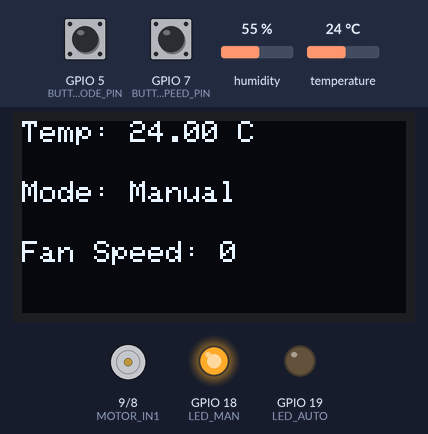
Recording of a sketch running on a simulated ESP32-S3. Shown: 128×64 one-colour display, motor-driver pin pairs drawn as motors (green arrow = first pin HIGH = forward, orange = second pin HIGH = backward, longer = more drive, scaled by the enable pin), output pins drawn as LEDs (lit = HIGH). The inputs (shaded band) are chosen by the test bench; at power-on: GPIO 5 (BUTTON_MODE_PIN) HIGH, GPIO 7 (BUTTON_SPEED_PIN) HIGH, temperature 24 °C, humidity 55 %. WiFi joins after 1.5 s; servers stay silent unless stated; what the sketch prints to the serial monitor is not drawn.

Above: at 3.0 s.
3.1 s: GPIO 5 (BUTTON_MODE_PIN) pulled LOW for 0.15 s
At 3.8 s:
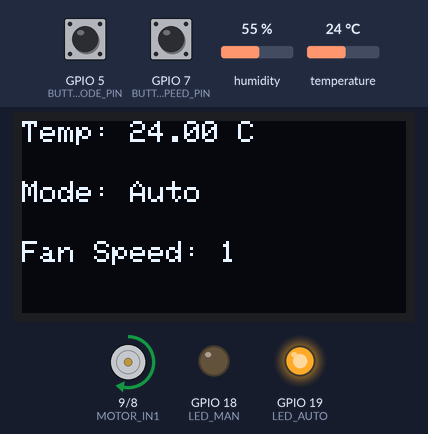
4.7 s: GPIO 5 (BUTTON_MODE_PIN) pulled LOW for 1 s
At 4.78 s:
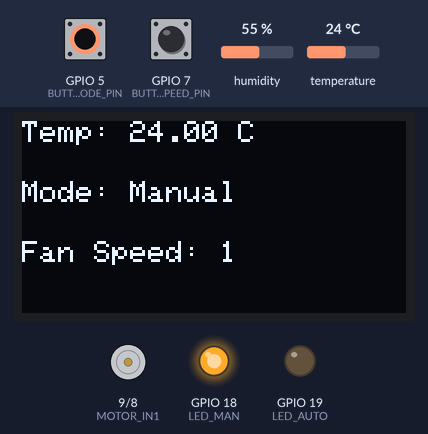
7.2 s: GPIO 7 (BUTTON_SPEED_PIN) pulled LOW for 0.15 s
At 7.8 s:
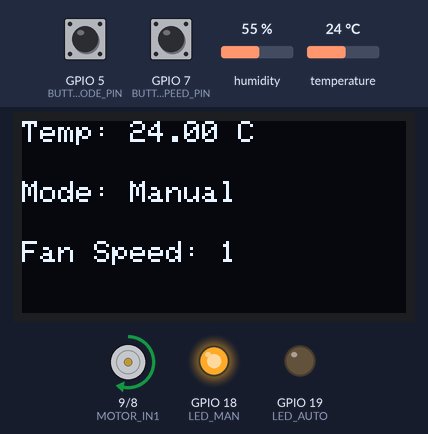
8.8 s: GPIO 7 (BUTTON_SPEED_PIN) pulled LOW for 1 s
At 9.4 s:
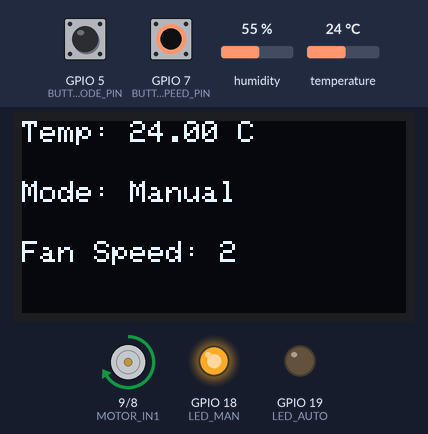
11.3 s: temperature set to 12 °C
At 12.4 s:
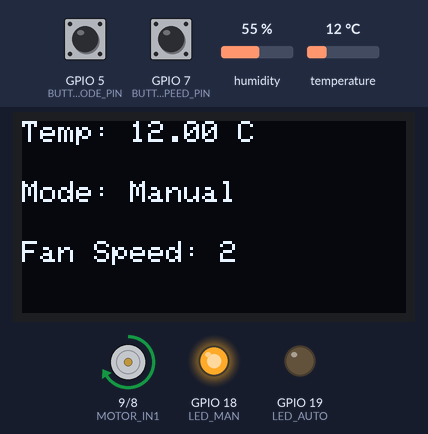
13.4 s: GPIO 5 (BUTTON_MODE_PIN) pulled LOW for 0.15 s
At 44.5 s:
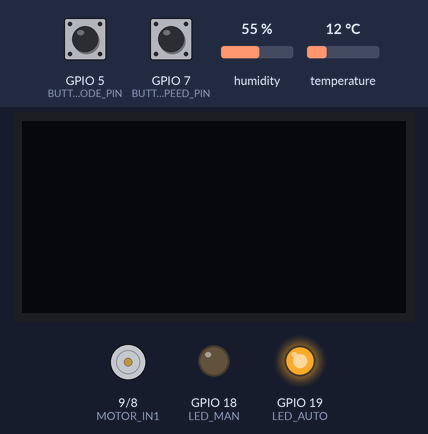
Timing chart, 0 to 45.0 s (numbered marks = the images above; inputs shaded):
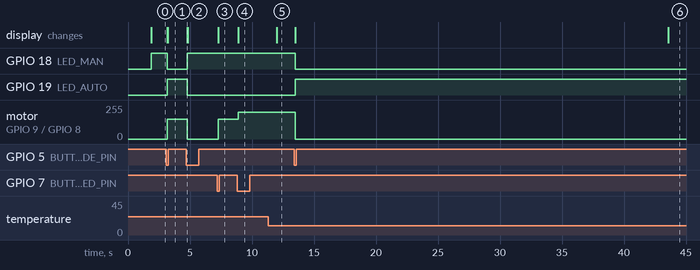

The sketch:

ckVDK.ino
```cpp
#define BLYNK_TEMPLATE_ID "TMPL6IBTIKSK5"
#define BLYNK_TEMPLATE_NAME "Fan"
#define BLYNK_AUTH_TOKEN "0i5yaT9UD8IBxW-qiumACq8JDc6dhb02"

#include <WiFi.h>
#include <BlynkSimpleEsp32.h>
#include <DHT.h>
#include <Wire.h>
#include <Adafruit_GFX.h>
#include <Adafruit_SSD1306.h>

// Wi-Fi credentials
char ssid[] = "Lâu đài tình ái";
char pass[] = "tupham2708";

// DHT Sensor
#define DHTPIN 1
#define DHTTYPE DHT22
DHT dht(DHTPIN, DHTTYPE);

// Motor control
#define MOTOR_IN1 9
#define MOTOR_IN2 8
#define ENA 6
#define CHANNEL 4
#define FREQUENCY 5000
#define RESOLUTION 8

// LEDs
#define LED_AUTO 19
#define LED_MAN 18

// OLED setup
#define SCREEN_WIDTH 128
#define SCREEN_HEIGHT 64
#define OLED_RESET -1
#define SCREEN_ADDRESS 0x3C

// Physical buttons
#define BUTTON_MODE_PIN 5   // Button for mode switching
#define BUTTON_SPEED_PIN 7  // Button for speed control in Manual mode

// Virtual Pins
#define VPIN_MODE V0
#define VPIN_LEVEL V1
#define VPIN_TEMP V2
#define VPIN_FANSPEED V8    // Virtual pin for Fan Speed
#define VPIN_LED_AUTO V4
#define VPIN_LED_MAN V5
#define VPIN_TIME_OFF V7    // Virtual pin for Time Off slider
#define VPIN_TIME_GAUGE V6  // Virtual pin for Time Off radial gauge
#define VPIN_TIME_S V9
// I2C Pins for OLED
#define OLED_SDA 2
#define OLED_SCL 3

Adafruit_SSD1306 display(SCREEN_WIDTH, SCREEN_HEIGHT, &Wire, OLED_RESET);

bool isAutoMode = false;
float temperature = 0;
int fanSpeed = 0;           // Variable for Fan Speed
int manualSpeedLevel = 0;   // 0: Off, 1: Low, 2: Medium, 3: High

// Time Off variables
unsigned long timeOffDuration = 0;   // Time off duration in milliseconds
unsigned long timeOffStart = 0;      // Time when the timer started
bool isTimeOffActive = false;


// Sleep variables
unsigned long motorStopTime = 0;
bool isSleeping = false;
const unsigned long sleepTimeout = 30000; // 30 seconds

// Debounce variables for mode button
unsigned long lastDebounceTime = 0;
unsigned long debounceDelay = 10;  // Reduced to 10 ms for sensitivity
bool lastButtonState = HIGH;
bool currentButtonState = HIGH;

// Debounce variables for speed button
unsigned long lastSpeedDebounceTime = 0;
unsigned long speedDebounceDelay = 10;  // Reduced to 10 ms for sensitivity
bool lastSpeedButtonState = HIGH;
bool currentSpeedButtonState = HIGH;

void motor(int speed) {
  digitalWrite(MOTOR_IN1, HIGH);
  digitalWrite(MOTOR_IN2, LOW);
  ledcWrite(CHANNEL, speed);
}

void wakeUpSystem() {
  if (isSleeping) {
    isSleeping = false;
    display.ssd1306_command(SSD1306_DISPLAYON);  // Turn on OLED
    //digitalWrite(LED_AUTO, isAutoMode ? HIGH : LOW);
    //digitalWrite(LED_MAN, isAutoMode ? LOW : HIGH);
  }
  motorStopTime = millis();
}

void sleepSystem() {
  isSleeping = true;
  display.ssd1306_command(SSD1306_DISPLAYOFF);  // Turn off OLED
//  digitalWrite(LED_AUTO, LOW);  // Turn off Auto LED
//  digitalWrite(LED_MAN, LOW);   // Turn off Manual LED
}

void setup() {
  Serial.begin(115200);

  // Setup pins
  pinMode(MOTOR_IN1, OUTPUT);
  pinMode(MOTOR_IN2, OUTPUT);
  pinMode(LED_AUTO, OUTPUT);
  pinMode(LED_MAN, OUTPUT);
  pinMode(BUTTON_MODE_PIN, INPUT_PULLUP);
  pinMode(BUTTON_SPEED_PIN, INPUT_PULLUP);

  // Initialize DHT sensor
  dht.begin();

  // Initialize motor PWM
  ledcSetup(CHANNEL, FREQUENCY, RESOLUTION);
  ledcAttachPin(ENA, CHANNEL);

  // Initialize OLED display
  Wire.begin(OLED_SDA, OLED_SCL);
  if (!display.begin(SSD1306_SWITCHCAPVCC, SCREEN_ADDRESS)) {
    Serial.println(F("OLED allocation failed"));
    for (;;);
  }

  // Clear display and initialize message
  display.clearDisplay();
  display.setTextSize(1);
  display.setTextColor(SSD1306_WHITE);
  display.setCursor(0, 0);
  display.print("OLED is working!");
  display.display();

  // Blynk setup
  Blynk.begin(BLYNK_AUTH_TOKEN, ssid, pass);
}


void loop() {
  Blynk.run();

  if (isSleeping==false){
    display.ssd1306_command(SSD1306_DISPLAYON);
    }

  // Wake up system if any button is pressed
  if (digitalRead(BUTTON_MODE_PIN) == LOW || digitalRead(BUTTON_SPEED_PIN) == LOW) {
    wakeUpSystem();
  }

  // Read mode button state with debounce
  bool modeReading = digitalRead(BUTTON_MODE_PIN);
  if (modeReading == LOW) {
    wakeUpSystem();  // Wake up immediately on button press
  }

  if (modeReading != lastButtonState) {
    lastDebounceTime = millis();
  }

  if ((millis() - lastDebounceTime) > debounceDelay) {
    if (modeReading != currentButtonState) {
      currentButtonState = modeReading;
      if (currentButtonState == LOW) {
        isAutoMode = !isAutoMode;
        manualSpeedLevel = 0;
        Serial.print("Mode changed to: ");
        Serial.println(isAutoMode ? "Auto" : "Manual");

        Blynk.virtualWrite(VPIN_MODE, isAutoMode ? 1 : 0);
      }
    }
  }
  lastButtonState = modeReading;

  // Read speed button state with debounce
  bool speedReading = digitalRead(BUTTON_SPEED_PIN);
  if (speedReading == LOW) {
    wakeUpSystem();  // Wake up immediately on button press
  }

  if (speedReading != lastSpeedButtonState) {
    lastSpeedDebounceTime = millis();
  }

  if ((millis() - lastSpeedDebounceTime) > speedDebounceDelay) {
    if (speedReading != currentSpeedButtonState) {
      currentSpeedButtonState = speedReading;
      if (currentSpeedButtonState == LOW && !isAutoMode) {
        manualSpeedLevel = (manualSpeedLevel + 1) % 4;
        Serial.print("Manual Speed Level: ");
        Serial.println(manualSpeedLevel);

        Blynk.virtualWrite(VPIN_LEVEL, manualSpeedLevel);
      }
    }
  }
  lastSpeedButtonState = speedReading;

  // Read temperature
  temperature = dht.readTemperature();

  // Update temperature on Blynk
  Blynk.virtualWrite(VPIN_TEMP, temperature);

  // Check if system should sleep
  if (fanSpeed == 0 && millis() - motorStopTime >= sleepTimeout) {
    sleepSystem();
  } else if (fanSpeed > 0) {
    motorStopTime = millis();  // Reset the motor stop timer if the motor is running
  }

  // Update Time Off timer
  // Update Time Off timer
if (isTimeOffActive) {
  unsigned long elapsedTime = millis() - timeOffStart;
  unsigned long remainingTime = (elapsedTime >= timeOffDuration) ? 0 : (timeOffDuration - elapsedTime);
  wakeUpSystem();
  // Kiểm tra nếu thời gian đã hết
  if (remainingTime == 0 && isTimeOffActive) {
    fanSpeed = 0;             // Tắt quạt
    motor(0);                 // Dừng motor
    isTimeOffActive = false;  // Tắt trạng thái hẹn giờ
    isAutoMode = false;       // Chuyển sang chế độ Manual
    manualSpeedLevel = 0;     // Đặt mức tốc độ về 0

    Serial.println("Time Off reached, Fan Speed set to 0");

    // Cập nhật trạng thái lên Blynk
    Blynk.virtualWrite(VPIN_FANSPEED, fanSpeed);
    Blynk.virtualWrite(VPIN_MODE, 0);  // Chuyển chế độ về Manual
    Blynk.virtualWrite(VPIN_TIME_GAUGE, 0);  // Đặt thanh đo về 0
    Blynk.virtualWrite(VPIN_LEVEL, 0);
    Blynk.virtualWrite(VPIN_TIME_OFF, 0);
  }

  // Tính toán giờ, phút, giây còn lại
  unsigned long hours = remainingTime / 3600000;
  unsigned long minutes = (remainingTime % 3600000) / 60000;
  unsigned long seconds = (remainingTime % 60000) / 1000;

  // Cập nhật OLED hiển thị
  display.clearDisplay();
  display.setTextSize(1);
  display.setCursor(0, 0);
  display.print("Temp: ");
  display.print(temperature);
  display.print(" C");

  display.setCursor(0, 20);
  display.print("Mode: ");
  display.print(isAutoMode ? "Auto" : "Manual");

  display.setCursor(0, 40);
  display.print("Fan Speed: ");
  display.print(fanSpeed);

  display.setCursor(0, 50);
  display.print("Time Off: ");
  display.printf("%02d:%02d:%02d", hours, minutes, seconds);
  display.display();

  // Cập nhật thanh đo trên Blynk
  int timeOffGaugeValue = map(remainingTime, 0, timeOffDuration, 0, 100);
  Blynk.virtualWrite(VPIN_TIME_GAUGE, hours * 60 + minutes);
  Blynk.virtualWrite(VPIN_TIME_S, seconds);
} else {
  // Khi không có hẹn giờ hoạt động, cập nhật OLED bình thường
  display.clearDisplay();
  display.setTextSize(1);
  display.setCursor(0, 0);
  display.print("Temp: ");
  display.print(temperature);
  display.print(" C");

  display.setCursor(0, 20);
  display.print("Mode: ");
  display.print(isAutoMode ? "Auto" : "Manual");

  display.setCursor(0, 40);
  display.print("Fan Speed: ");
  display.print(fanSpeed);
  display.display();
}

  // Motor and LED control
  if (isAutoMode) {
    digitalWrite(LED_AUTO, HIGH);  // Auto mode LED on
    digitalWrite(LED_MAN, LOW);    // Manual mode LED off

    if (temperature < 15) {
      fanSpeed = 0;  motor(0);
    } else if (temperature < 25) {
      fanSpeed = 1;  motor(150);
    } else if (temperature < 30) {
      fanSpeed = 2;  motor(200);
    } else {
      fanSpeed = 3;  motor(255);
    }

    // Update virtual LEDs on Blynk
    Blynk.virtualWrite(VPIN_LED_AUTO, 255);  // Auto LED ON
    Blynk.virtualWrite(VPIN_LED_MAN, 0);     // Manual LED OFF
  } else {
    digitalWrite(LED_AUTO, LOW);   // Auto mode LED off
    digitalWrite(LED_MAN, HIGH);   // Manual mode LED on

    switch (manualSpeedLevel) {
      case 0: fanSpeed = 0;  motor(0); break;
      case 1: fanSpeed = 1;  motor(150); break;
      case 2: fanSpeed = 2;  motor(200); break;
      case 3: fanSpeed = 3;  motor(255); break;
    }

    // Update virtual LEDs on Blynk
    Blynk.virtualWrite(VPIN_LED_AUTO, 0);    // Auto LED OFF
    Blynk.virtualWrite(VPIN_LED_MAN, 255);   // Manual LED ON
  }

  // Update motor speed
  // Motor speed mapped from fanSpeed (0 to 3)
  Blynk.virtualWrite(VPIN_FANSPEED, fanSpeed); // Update fan speed on Blynk
}

// Blynk button for Mode (Auto/Manual)
BLYNK_WRITE(VPIN_MODE) {
  wakeUpSystem();
  isAutoMode = param.asInt();  // Set mode from virtual pin
  manualSpeedLevel = 0;        // Reset speed to off in auto mode

  // Update virtual LEDs when mode changes
  if (isAutoMode) {
    Blynk.virtualWrite(VPIN_LED_AUTO, 255);  // Auto LED ON
    Blynk.virtualWrite(VPIN_LED_MAN, 0);     // Manual LED OFF
  } else {
    Blynk.virtualWrite(VPIN_LED_AUTO, 0);    // Auto LED OFF
    Blynk.virtualWrite(VPIN_LED_MAN, 255);   // Manual LED ON
  }
}

// Blynk number input for Speed Level
BLYNK_WRITE(VPIN_LEVEL) {
  wakeUpSystem();
  manualSpeedLevel = param.asInt();
}

// Blynk slider for Time Off
BLYNK_WRITE(VPIN_TIME_OFF) {
  timeOffDuration = param.asInt() * 60000;  // Convert from minutes to milliseconds
  timeOffStart = millis();
  isTimeOffActive = true;
}
```

Measured:
- after the input at 3.1 s, GPIO 18 (LED_MAN): HIGH → LOW after 0.07 s; GPIO 19 (LED_AUTO): LOW → HIGH after 0.07 s; motor on GPIO 9 (MOTOR_IN1) / GPIO 8 (MOTOR_IN2): stopped → forward 149/255 after 0.07 s; the display: first changes after 0.07 s (image 1 shows a later state)
- after the input at 4.7 s, GPIO 18 (LED_MAN): LOW → HIGH after 0.08 s; GPIO 19 (LED_AUTO): HIGH → LOW after 0.08 s; motor on GPIO 9 (MOTOR_IN1) / GPIO 8 (MOTOR_IN2): forward 149/255 → stopped after 0.08 s; the display: changes after 0.08 s (image 2)
- after the input at 7.2 s, motor on GPIO 9 (MOTOR_IN1) / GPIO 8 (MOTOR_IN2): stopped → forward 149/255 after 0.06 s; the display: changes after 0.09 s (image 3)
- after the input at 8.8 s, motor on GPIO 9 (MOTOR_IN1) / GPIO 8 (MOTOR_IN2): forward 149/255 → forward 199/255 after 0.07 s; the display: changes after 0.10 s (image 4)
- after the input at 11.3 s, the display: changes after 0.68 s (image 5)
- after the input at 13.4 s, GPIO 18 (LED_MAN): HIGH → LOW after 0.08 s; GPIO 19 (LED_AUTO): LOW → HIGH after 0.08 s; motor on GPIO 9 (MOTOR_IN1) / GPIO 8 (MOTOR_IN2): forward 199/255 → stopped after 0.08 s; the display: first changes after 0.08 s (image 6 shows a later state)
